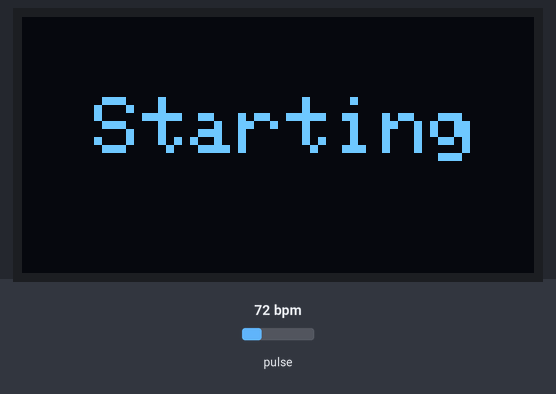
Bench run of a program on a simulated Arduino Nano ESP32. On the bench: 128×64 one-colour display. The test bench sets the inputs (shaded band); at power-on: pulse 72 bpm. What the program prints to the serial monitor is not drawn.

Above: at 1.1 s.
At 3.2 s:
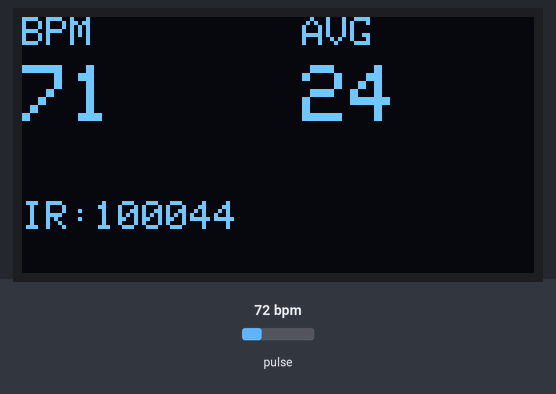
3.3 s: pulse set to 42 bpm
At 3.57 s:
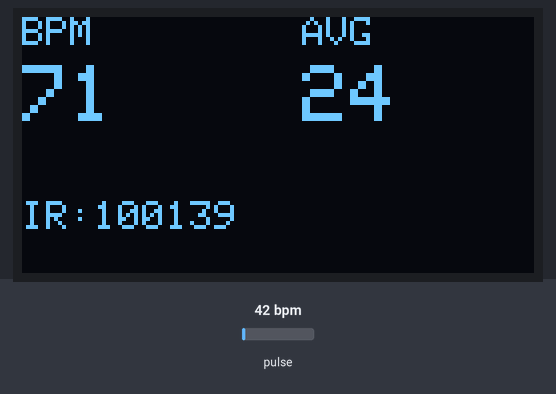
4.9 s: pulse set to 70 bpm
At 5.02 s:
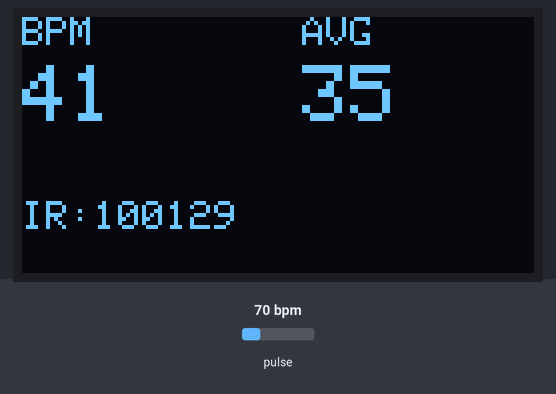
6.6 s: pulse set to 100 bpm
At 7.03 s:
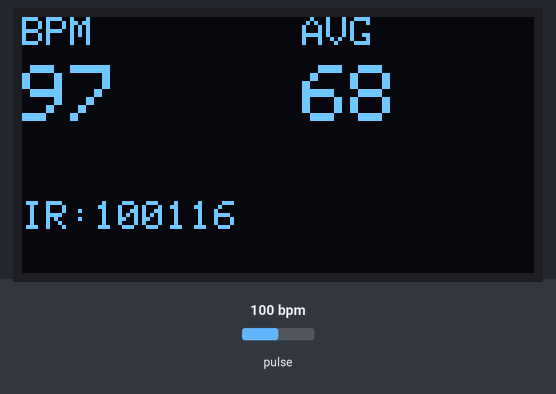
Timing chart, 0 to 9.6 s (numbered marks = the images above; inputs shaded):
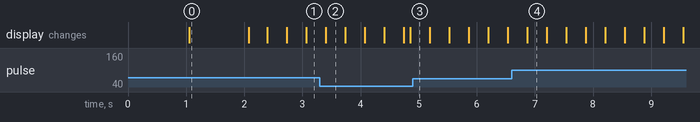

Measured:
- what the display in image 0 shows lasts 1.0 s, from 1.1 s to 2.1 s

The program:

main.cpp
```cpp
#include <Arduino.h>
#include <Wire.h>
#include <Adafruit_GFX.h>
#include <Adafruit_SSD1306.h>
#include "MAX30105.h"
#include "heartRate.h"

MAX30105 particleSensor;

#define SCREEN_WIDTH 128
#define SCREEN_HEIGHT 64
Adafruit_SSD1306 display(SCREEN_WIDTH, SCREEN_HEIGHT, &Wire, -1);

const byte RATE_SIZE = 4;
byte rates[RATE_SIZE];
byte rateSpot = 0;
long lastBeat = 0;

float beatsPerMinute = 0;
int beatAvg = 0;

void setup() {
  Serial.begin(115200);
  delay(1000);

  Wire.begin(A4, A5);

  if (!display.begin(SSD1306_SWITCHCAPVCC, 0x3C)) {
    Serial.println("OLED not found");
    while (1);
  }

  display.clearDisplay();
  display.setTextColor(SSD1306_WHITE);
  display.setTextSize(2);
  display.setCursor(18, 20);
  display.println("Starting");
  display.display();
  delay(1000);

  Serial.println("Initializing sensor...");

  if (!particleSensor.begin(Wire, I2C_SPEED_FAST)) {
    Serial.println("MAX30102 not found");

    display.clearDisplay();
    display.setTextSize(1);
    display.setCursor(0, 20);
    display.println("MAX30102 not found");
    display.display();

    while (1);
  }

  Serial.println("Sensor ready!");

  particleSensor.setup();
  particleSensor.setPulseAmplitudeRed(0x0A);
  particleSensor.setPulseAmplitudeIR(0x1F);

  display.clearDisplay();
  display.setTextSize(1);
  display.setCursor(0, 0);
  display.println("Sensor ready");
  display.setCursor(0, 16);
  display.println("Place finger...");
  display.display();

  Serial.println("Place your finger on the sensor.");
}

void loop() {
  long irValue = particleSensor.getIR();

  if (checkForBeat(irValue)) {
    long delta = millis() - lastBeat;
    lastBeat = millis();

    beatsPerMinute = 60.0 / (delta / 1000.0);

    if (beatsPerMinute < 255 && beatsPerMinute > 20) {
      rates[rateSpot++] = (byte)beatsPerMinute;
      rateSpot %= RATE_SIZE;

      beatAvg = 0;
      for (byte x = 0; x < RATE_SIZE; x++) {
        beatAvg += rates[x];
      }
      beatAvg /= RATE_SIZE;
    }
  }

  if (irValue < 50000) {
    beatsPerMinute = 0;
    beatAvg = 0;
  }

  Serial.print(irValue);
  Serial.print(",");
  Serial.print(beatsPerMinute);
  Serial.print(",");
  Serial.println(beatAvg);

  // OLED display
  display.clearDisplay();

  if (irValue < 50000) {
    display.setTextSize(1);
    display.setCursor(0, 8);
    display.println("Place finger");
    display.setCursor(0, 22);
    display.println("on sensor");
    display.setCursor(0, 44);
    display.print("IR:");
    display.print(irValue);
  } else {
    display.setTextSize(1);
    display.setCursor(0, 0);
    display.print("BPM");

    display.setTextSize(2);
    display.setCursor(0, 12);
    display.print((int)beatsPerMinute);

    display.setTextSize(1);
    display.setCursor(70, 0);
    display.print("AVG");

    display.setTextSize(2);
    display.setCursor(70, 12);
    display.print(beatAvg);

    display.setTextSize(1);
    display.setCursor(0, 46);
    display.print("IR:");
    display.print(irValue);
  }

  display.display();
  delay(20);
}
```
